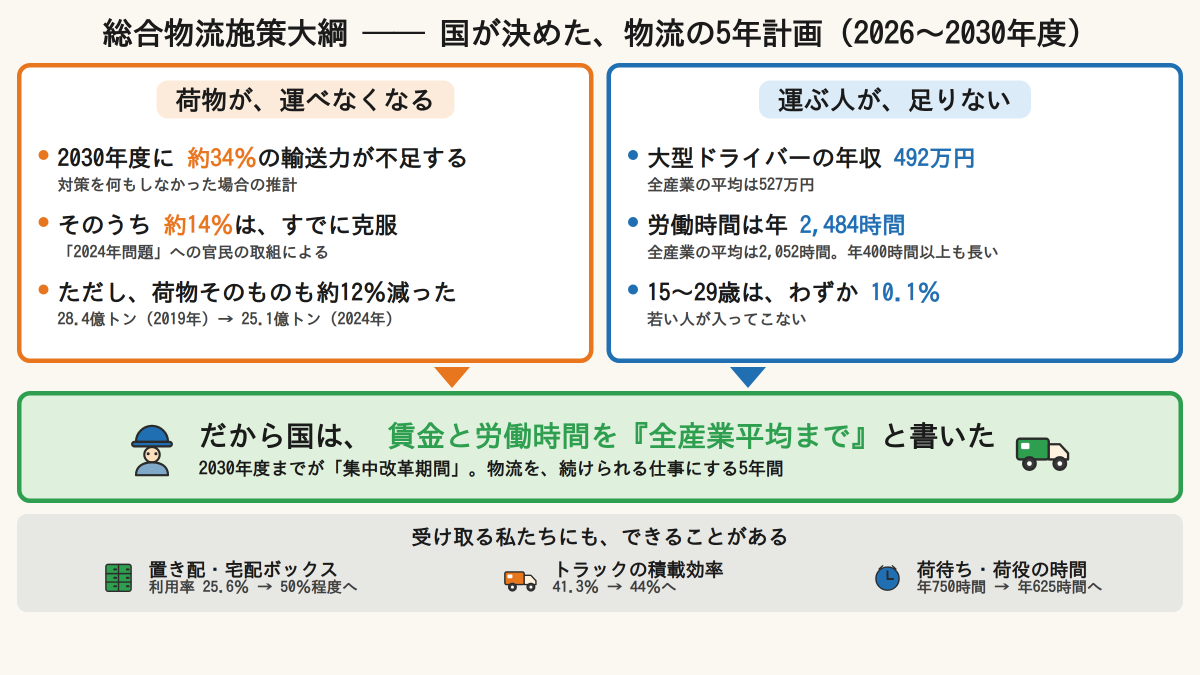
#> input picture wordpress/images/butsuryu/butsuryu-00-matome.png, 2400 x 1350 px (shown at 1/2 size)
$ python -i label_images.py   (imports and definitions only)
#> lines starting #> are read from the running program, lines starting #| are printed output that depends on the picture
#> further down, picture is the input picture: PIL image 2400x1350 RGB; mean R, G, B 225.8, 229.3, 222.9
# -*- coding: utf-8 -*-
"""生成した挿絵に、日本語の見出しを焼き込む。

生成AIに文字を描かせると日本語が崩れる。だから絵は文字なしで作らせ、
文字は**あとからこちらで正確に入れる**。

使い方：
    python3 label_images.py            # URLが登録済みのものを全部
    python3 label_images.py 1 2        # 番号を指定
    python3 label_images.py 1 --no-callouts

出来上がりは labeled/NN-slug.jpg。これをWordPressにアップロードする。

入れるもの：
  ・下の帯に「見出し」と「ひとこと」
  ・右上に「イメージ図」の札（実物の写真と誤認させないため）
  ・必要なら、絵の中の部位を指す引き出し線
"""
from __future__ import print_function

import argparse
import io
import os
import sys
import urllib.request

from PIL import Image, ImageDraw, ImageFont

HERE = os.path.dirname(os.path.abspath(__file__))
OUTDIR = os.path.join(HERE, 'labeled')
CACHE = os.path.join(HERE, '.src-cache')
FONT = '/usr/share/fonts/opentype/ipafont-gothic/ipag.ttf'

INK = (28, 33, 36)
PAPER = (250, 251, 251)
COPPER = (193, 128, 58)
GREY = (168, 178, 183)

# 番号 → 焼き込む文字。座標は元画像（2560x1429）を基準にした割合で指定する。
# callouts: (指す点x, 指す点y, 文字の位置x, 文字の位置y, 文字, 右寄せか)
LABELS = {
    1: dict(
        head=u'量子コンピュータを冷やす装置',
        sub=u'超電導方式の希釈冷凍機。すべての方式がこうなっているわけではありません',
        callouts=[
            (0.400, 0.392, 0.075, 0.150, u'銅の円盤', False),
            (0.462, 0.770, 0.075, 0.880, u'同軸ケーブル', False),
            (0.677, 0.489, 0.780, 0.220, u'真空の容器', False),
        ],
    ),
    2: dict(
        head=u'量子ビットを載せたチップ',
        sub=u'十字の形がひとつの量子ビット。1999年にNECが作った回路の子孫にあたります',
        callouts=[
            (0.313, 0.450, 0.235, 0.240, u'量子ビットの電極', True),
            (0.204, 0.634, 0.140, 0.800, u'金の細線', True),
        ],
    ),
    3: dict(
        head=u'分子の中の電子も「矢印」を持つ',
        sub=u'だから量子の機械と相性がよい。普通のコンピュータでは追えなくなります',
        callouts=[
            (0.382, 0.651, 0.055, 0.800, u'向きがばらばら', False),
            (0.636, 0.358, 0.945, 0.200, u'向きが揃っている', True),
        ],
    ),
    4: dict(
        head=u'50量子ビットを普通のコンピュータで',
        sub=u'再現するのに1ペタバイトを超えるメモリが要りました',
        callouts=[
            # 頼んでいない矢印が天井に出てきた。記事では矢印は
            # 「量子ビットの矢印」を指す言葉なので、放っておくと誤解を招く。
            # 記事の趣旨どおりの意味を与えて回収する。
            (0.470, 0.150, 0.045, 0.105, u'矢印を数で覚える', False),
        ],
        trim=True,  # 生成りの枠が付いて出てきたので切る
    ),
    5: dict(
        head=u'作り方は、まだ決まっていない',
        # 記事は六方式を挙げているが、絵に描かれているのは四つ。
        # 「六つが並んでいます」と書くと絵と合わないので、そう書かない。
        sub=u'六つあるうちの四つ。三十年以上研究されて、まだ本命が決まっていません',
        callouts=[
            (0.132, 0.537, 0.032, 0.920, u'超電導', False),
            (0.355, 0.430, 0.255, 0.075, u'原子・イオン', False),
            (0.620, 0.430, 0.575, 0.095, u'光', False),
            (0.855, 0.500, 0.800, 0.150, u'シリコン', False),
        ],
    ),
    6: dict(
        head=u'工場は 400〜500度・数百気圧',
        sub=u'アンモニアを作るのに、人類が使う全エネルギーの数パーセントを使います',
        # 塔のどれが反応器かは絵から判じられないので、指さない。
        # 見出しの数字と、7番との対比が伝えるべきことを伝えている。
        callouts=[],
        trim=True,  # 生成りの枠が付いて出てきたので切る
    ),
    7: dict(
        head=u'根粒は 常温・常圧',
        sub=u'同じことを土の中でやっています。そのしくみは、まだ解明されていません',
        # 根粒を見たことのない人が多い。名前と、切った中身の色を指す。
        callouts=[
            (0.365, 0.303, 0.055, 0.270, u'根粒', False),
            (0.636, 0.296, 0.955, 0.420, u'切ると中は赤い', True),
        ],
    ),
    8: dict(
        head=u'量子コンピュータは暗号を「壊す側」',
        sub=u'国は2035年を目処に、錠前の付け替えを進めています',
        # 左右が何を指しているかは、絵だけでは伝わらない。
        # 帯の「錠前の付け替え」と同じ言葉で揃える。
        callouts=[
            (0.342, 0.578, 0.085, 0.600, u'いまの錠前', False),
            (0.704, 0.578, 0.940, 0.600, u'新しい錠前', True),
        ],
        trim=True,  # 生成りの枠が付いて出てきたので切る
    ),
    9: dict(
        head=u'いま現場で効いているのは、こちら',
        sub=u'ドローンによる測量、3次元の設計データ、遠隔での立会い。量子ではありません',
        callouts=[],
        trim=True,   # まわりにクリーム色の縁があるため
    ),
}


# [20 lines left out: functions load_shots, fetch, not called in this run]


def trim_border(im):
    """絵のまわりの生成りの枠を切り落とす。

    自動判定はしない。背景そのものが生成りの絵（3番など）を
    壊してしまうため、LABELS に trim=True と書いたものだけに使う。

    枠の見つけ方は「明るさのばらつき」で見る。以前は「明るい画素が
    半分以上ある行は枠」としていたが、空が生成り色の絵（9番の砕石場）
    では空まで枠と見なして、絵の中身まで切り落としてしまった。
    枠は一色の帯なのでばらつきがほぼ無く、空は雲や濃淡があるので
    ばらつきが出る。そこで境目を分ける。
    """
    from PIL import ImageStat
    w, h = im.size
    g = im.convert('L')
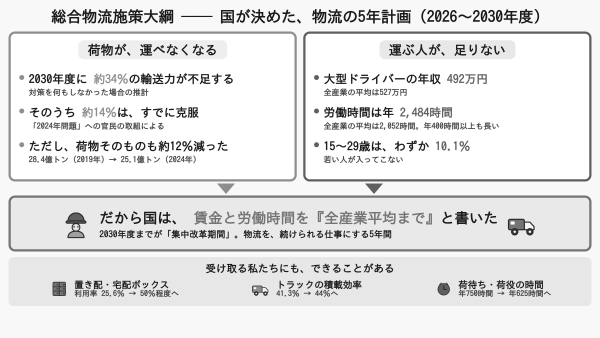
#> g: PIL image 2400x1350 L (shown at 1/4 size); min 25, max 255, mean 227.5
    FLAT = 2.0          # これ以下のばらつきなら、枠とみなす

    def row_flat(y):
        return ImageStat.Stat(g.crop((0, y, w, y + 1))).stddev[0] <= FLAT

    def col_flat(x):
        return ImageStat.Stat(g.crop((x, 0, x + 1, h))).stddev[0] <= FLAT

    def first(rng, f):
        for i in rng:
            if not f(i):
                return i
        return None

    # 枠は画像の1割より厚くはならない。それ以上進んだら判定を誤っている。
    lim_v, lim_h = h // 10, w // 10
    top = first(range(0, lim_v), row_flat)
#> top = 36
    bot = first(range(h - 1, h - 1 - lim_v, -1), row_flat)
#> bot = 1223
    left = first(range(0, lim_h), col_flat)
#> left = 34
    right = first(range(w - 1, w - 1 - lim_h, -1), col_flat)
#> right = 2365
    if None in (top, bot, left, right):
        raise SystemExit(
            u'枠を切ろうとしましたが、画像の1割を超えても枠が終わりませんでした。\n'
            u'枠ではないものを枠と見ている恐れがあるので、止めます。')
    if (left, top, right, bot) == (0, 0, w - 1, h - 1):
        print(u'  枠はありませんでした（切らずに進みます）')
        return im
    im = im.crop((left, top, right + 1, bot + 1))
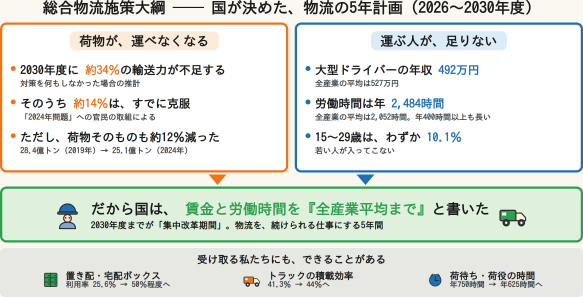
#> im: PIL image 2332x1188 RGB (shown at 1/4 size); mean R, G, B 221.5, 226.1, 219.6
    print(u'  枠を切りました 上%d 下%d 左%d 右%d → %dx%d'
          % (top, h - 1 - bot, left, w - 1 - right, im.size[0], im.size[1]))
#|   枠を切りました 上36 下126 左34 右34 → 2332x1188

    # 枠の幅は上下左右で揃っていないので、切っただけでは 16:9 からずれる。
    # ほかの絵と形が違うと、記事に並べたとき背の高さがまちまちになる。
    iw, ih = im.size
    tw, th = (int(round(ih * 16 / 9.0)), ih) if iw / float(ih) > 16 / 9.0 \
        else (iw, int(round(iw * 9 / 16.0)))
    if (tw, th) != (iw, ih):
        x, y = (iw - tw) // 2, (ih - th) // 2
        im = im.crop((x, y, x + tw, y + th))
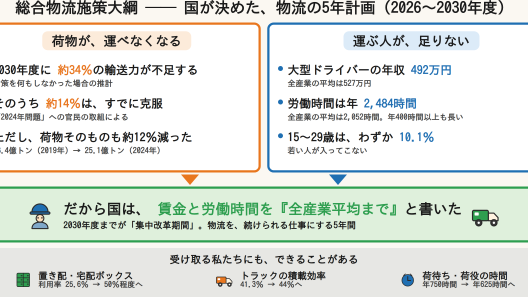
#> im: PIL image 2112x1188 RGB (shown at 1/4 size); mean R, G, B 220.5, 225.2, 218.8
        print(u'  16:9 に切り揃えました → %dx%d' % im.size)
#|   16:9 に切り揃えました → 2112x1188

    # ほかの絵と大きさを揃える
    if im.size[0] != w:
        im = im.resize((w, int(round(w * im.size[1] / float(im.size[0])))), Image.LANCZOS)
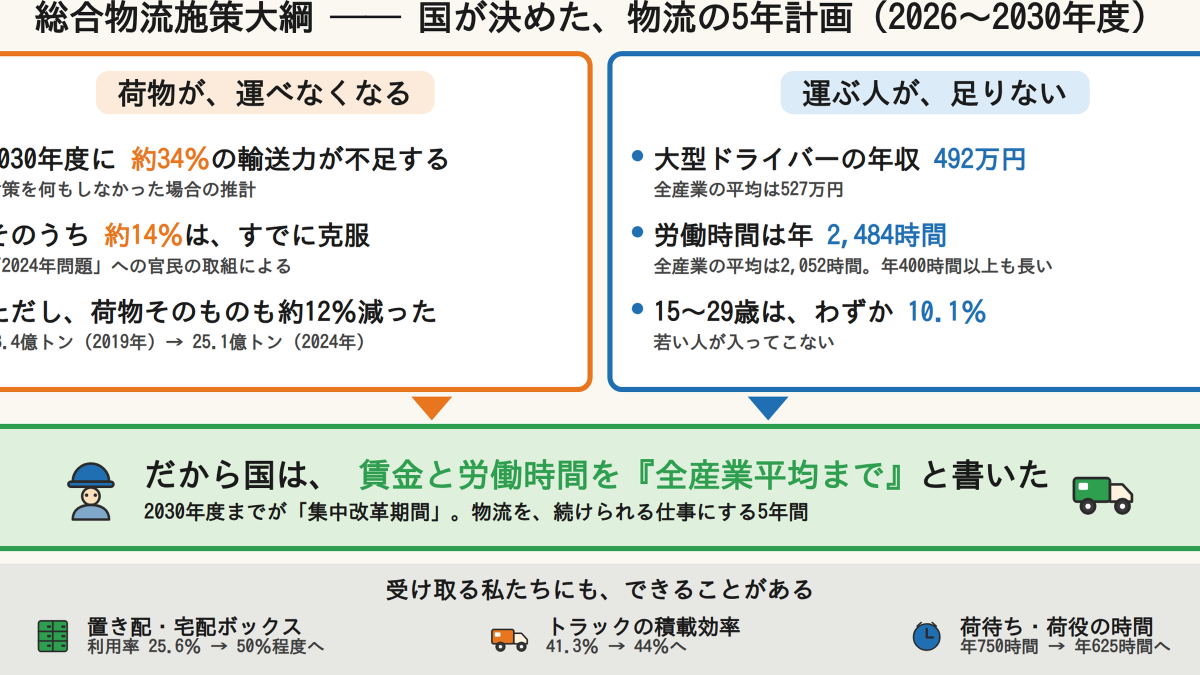
#> im: PIL image 2400x1350 RGB (shown at 1/2 size); mean R, G, B 220.3, 225, 218.7
        print(u'  ほかの絵に合わせて %dx%d に拡大' % im.size)
#|   ほかの絵に合わせて 2400x1350 に拡大
    return im


# [121 lines left out: functions bold, draw_callout, label_one, main, not called in this run]


# [2 lines not run here, left out]

>>> from PIL import Image
>>> picture = Image.open('butsuryu/butsuryu-00-matome.png')
>>> result = trim_border(picture)

$ run again, on wordpress/images/butsuryu/butsuryu-02-five-pillars.png
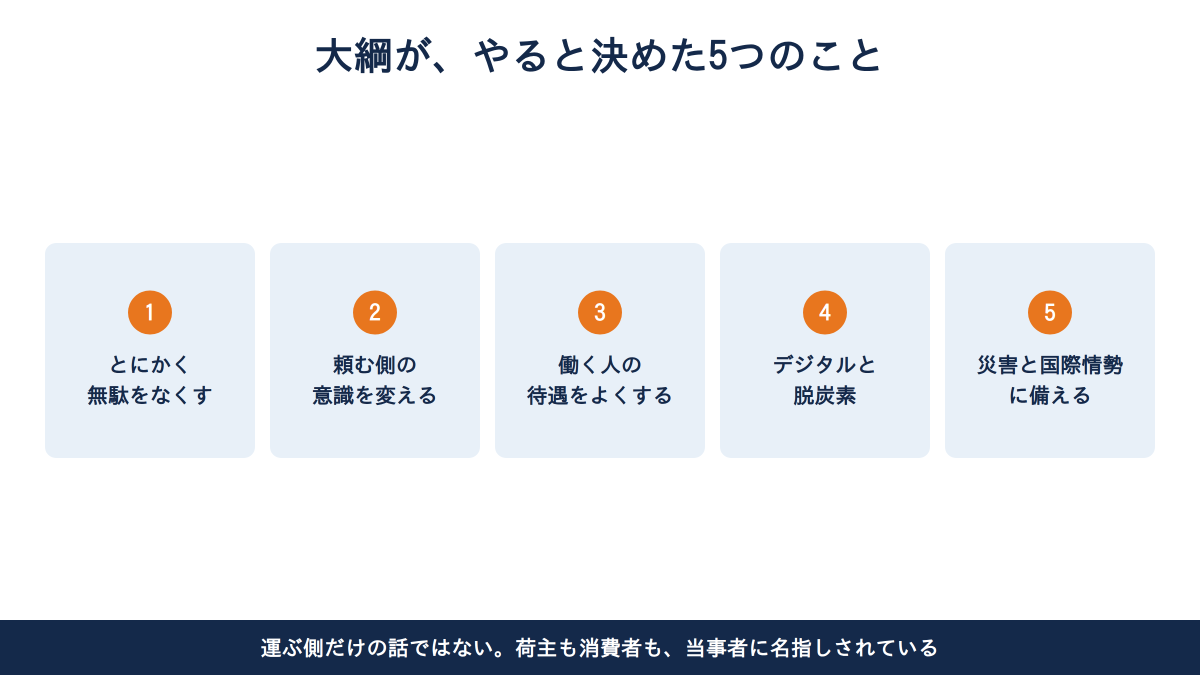
#> input picture wordpress/images/butsuryu/butsuryu-02-five-pillars.png, 2400 x 1350 px (shown at 1/2 size)
#> picture is the input picture: PIL image 2400x1350 RGB; mean R, G, B 227.2, 230.2, 234.5
#> in trim_border, `g = im.convert('L')`:
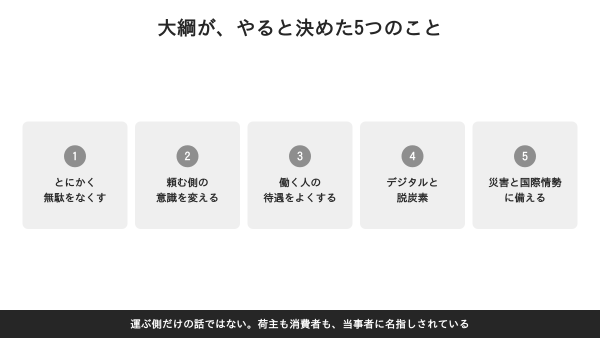
#> g: PIL image 2400x1350 L (shown at 1/4 size); min 38, max 255, mean 229.9
#> top = 73
#> bot = 1314
#> left = 0
#> right = 2399
#|   枠を切りました 上73 下35 左0 右0 → 2400x1242
#> in trim_border, `im = im.crop((x, y, x + tw, y + th))`:
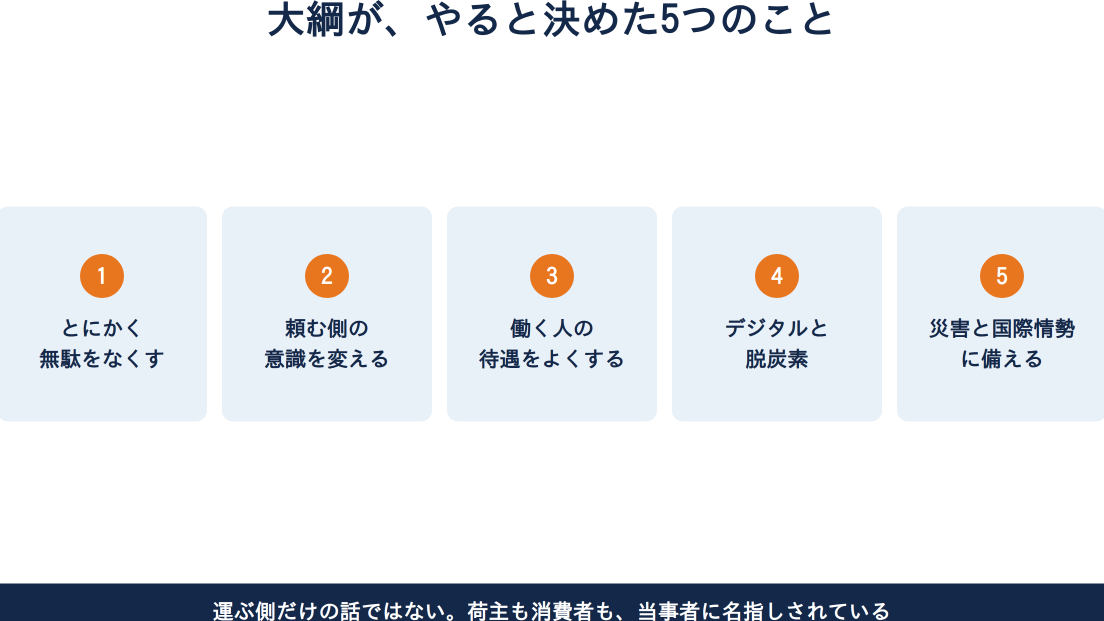
#> im: PIL image 2208x1242 RGB (shown at 1/2 size); mean R, G, B 230.7, 233.4, 237.3
#|   16:9 に切り揃えました → 2208x1242
#|   ほかの絵に合わせて 2400x1350 に拡大

$ run again, on wordpress/images/butsuryu/butsuryu-03-targets-2030.png
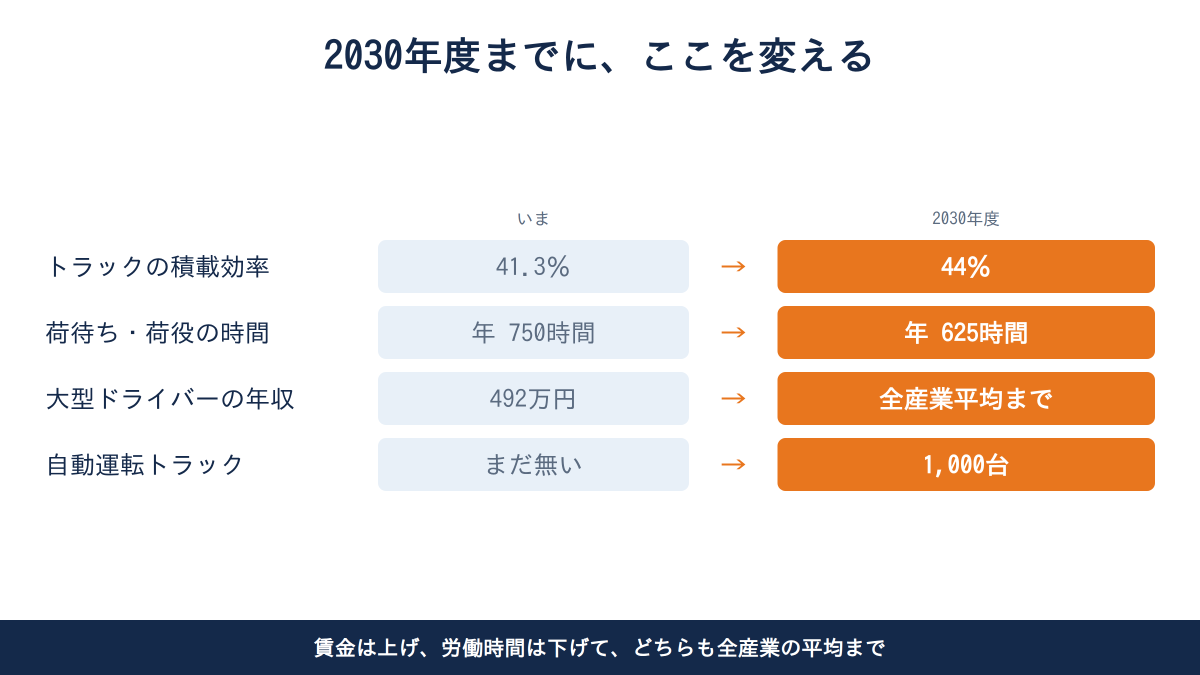
#> input picture wordpress/images/butsuryu/butsuryu-03-targets-2030.png, 2400 x 1350 px (shown at 1/2 size)
#> picture is the input picture: PIL image 2400x1350 RGB; mean R, G, B 229.5, 221.3, 216.7
#> in trim_border, `g = im.convert('L')`:
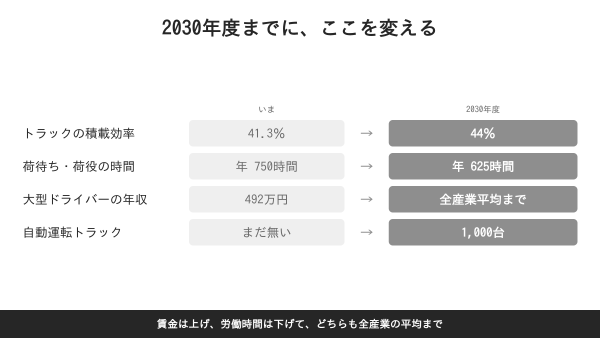
#> g: PIL image 2400x1350 L (shown at 1/4 size); min 38, max 255, mean 223.2
#> top = 74
#> bot = 1314
#> left = 0
#> right = 2399
#|   枠を切りました 上74 下35 左0 右0 → 2400x1241
#|   16:9 に切り揃えました → 2206x1241
#> in trim_border, `im = im.resize((w, int(round(w * im.size[1] / float(im.size[0])))), Im..`:
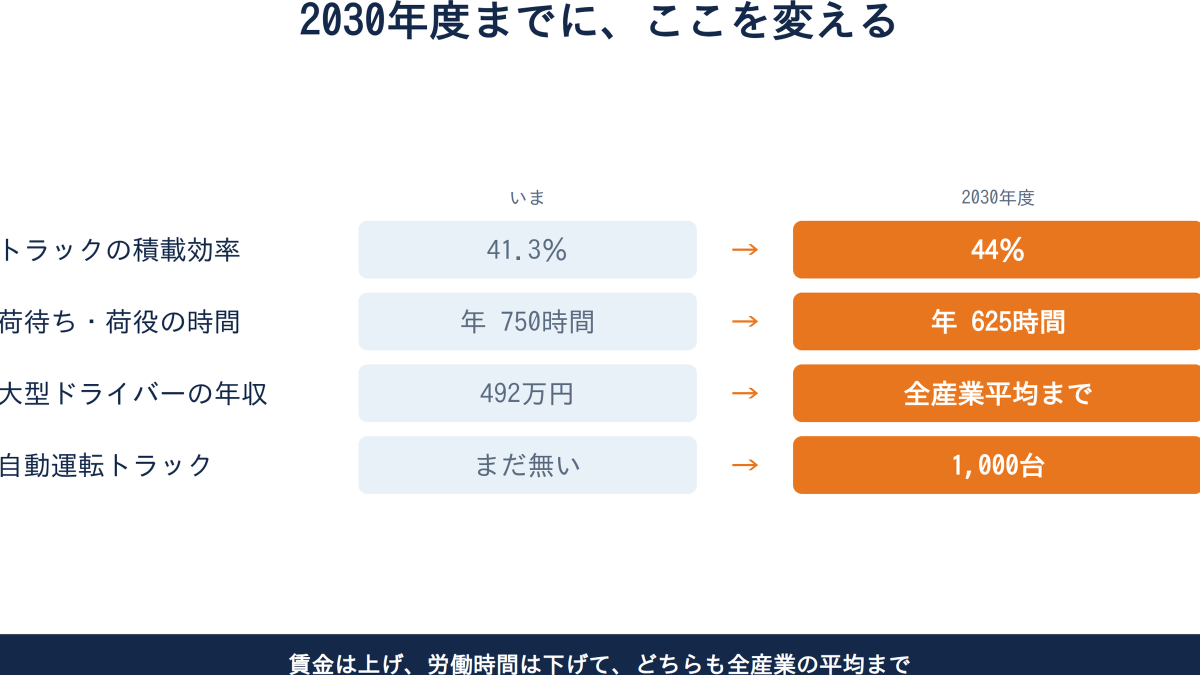
#> im: PIL image 2400x1350 RGB (shown at 1/2 size); mean R, G, B 233.2, 222.8, 216.2
#|   ほかの絵に合わせて 2400x1350 に拡大
